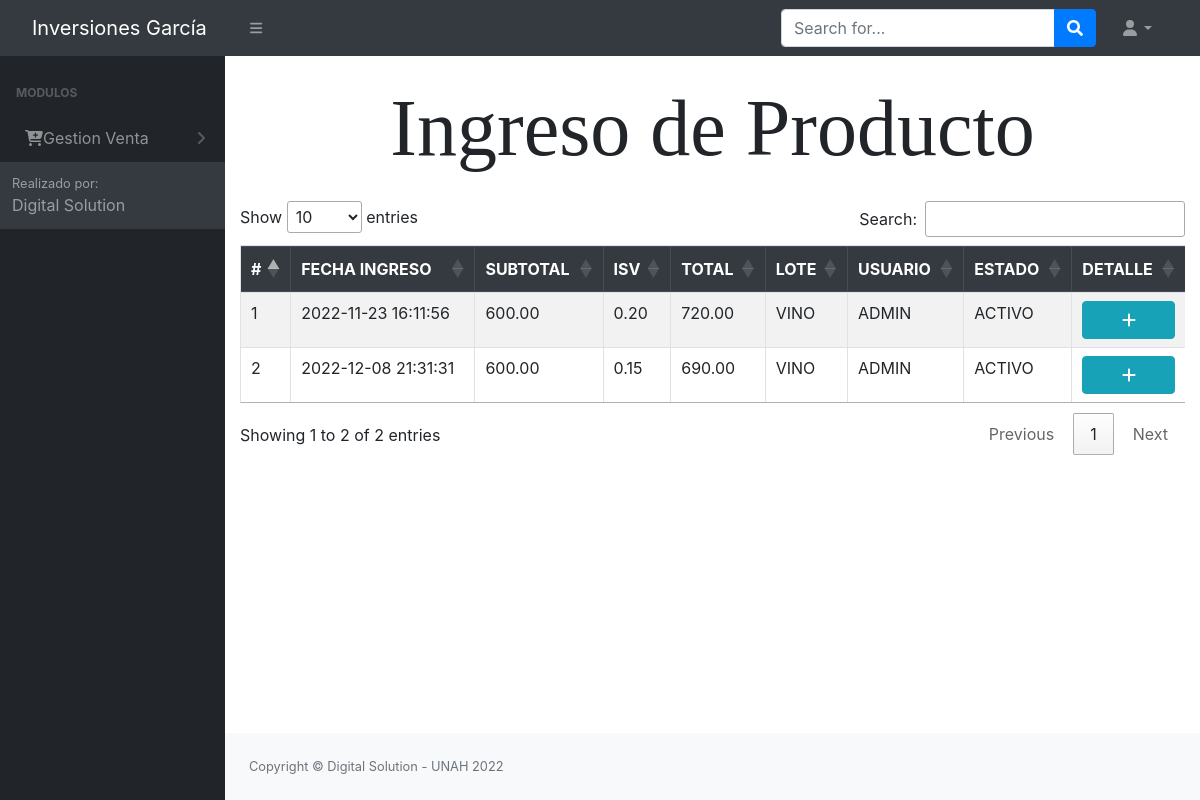
The page /src/Inventario_materia.php (signed in) on the database its author committed.
### tables this page shows
CREATE TABLE `tbl_permisos` (
  `id_permiso` int(11) NOT NULL AUTO_INCREMENT,
  `id_rol` int(11) NOT NULL,
  `permiso_insercion` int(11) NOT NULL,
  `permiso_eliminacion` int(11) NOT NULL,
  `permiso_modificar` int(11) NOT NULL,
  `permiso_consultar` int(11) NOT NULL,
  `id_objeto` int(11) NOT NULL,
  `pdf` int(11) NOT NULL,
  PRIMARY KEY (`id_permiso`),
  KEY `id_objeto` (`id_objeto`),
  KEY `id_rol` (`id_rol`)
);

CREATE TABLE `tbl_modulos` (
  `id_objeto` int(11) NOT NULL AUTO_INCREMENT,
  `Objeto` varchar(100) NOT NULL,
  `descripcion_objeto` varchar(30) NOT NULL,
  `id_padre` int(11) NOT NULL,
  `URL` varchar(100) NOT NULL,
  PRIMARY KEY (`id_objeto`)
);

CREATE TABLE `tbl_ingreso_producto` (
  `id` int(11) NOT NULL AUTO_INCREMENT,
  `id_usuario` int(11) NOT NULL,
  `id_lote` int(11) NOT NULL,
  `sub_total` decimal(10,2) DEFAULT NULL,
  `isv` decimal(10,2) DEFAULT NULL,
  `total` decimal(10,2) NOT NULL,
  `fecha` timestamp NOT NULL DEFAULT current_timestamp() ON UPDATE current_timestamp(),
  `estado` varchar(25) DEFAULT NULL,
  PRIMARY KEY (`id`),
  KEY `id_usuario` (`id_usuario`),
  KEY `id_lote` (`id_lote`)
);

CREATE TABLE `tbl_lote` (
  `id` int(11) NOT NULL AUTO_INCREMENT,
  `descripcion` varchar(20) DEFAULT NULL,
  `cantidad` int(11) NOT NULL,
  `id_tipo_producto` int(11) NOT NULL,
  PRIMARY KEY (`id`),
  KEY `id_tipo_producto` (`id_tipo_producto`)
);

CREATE TABLE `tbl_usuario` (
  `id_usuario` int(11) NOT NULL AUTO_INCREMENT,
  `nombre` varchar(100) NOT NULL,
  `correo` varchar(100) NOT NULL,
  `usuario` varchar(20) NOT NULL,
  `clave` varchar(50) NOT NULL,
  `id_rol` int(11) NOT NULL,
  `fecha_ultima_conexion` timestamp NOT NULL DEFAULT current_timestamp() ON UPDATE current_timestamp(),
  `preguntas_contestadas` int(11) NOT NULL,
  `primer_ingreso` int(11) NOT NULL,
  `fecha_vencimiento` date NOT NULL DEFAULT '0000-00-00',
  `id_estado` int(11) NOT NULL,
  `id_empleado` int(11) NOT NULL,
  PRIMARY KEY (`id_usuario`),
  KEY `id_rol` (`id_rol`),
  KEY `estado` (`id_estado`),
  KEY `id_empleado` (`id_empleado`),
  CONSTRAINT `tbl_usuario_ibfk_1` FOREIGN KEY (`id_estado`) REFERENCES `tbl_estado` (`id_estado`),
  CONSTRAINT `tbl_usuario_ibfk_2` FOREIGN KEY (`id_rol`) REFERENCES `tbl_roles` (`id_rol`)
);

### config/conex.php (called while the page is built, shortened)
<?php
     function getConexion()
    {
        $db = new PDO('mysql:host=localhost:3306;dbname=bd_inversiones_garcia', 'root', '');
        return $db;
    }
?>

### modelos/modelo_principal.php (called while the page is built, shortened)
<?php
class ModeloPrincipal
{
    private $db;
    private $datos;
    public function __construct()
    {
        require_once '../config/conex.php';
        $this->db = getConexion();
    }
    public function insertargeneral($sql)
    {
        $this->db = getConexion();
        $resultado = $this->db->query($sql);
        if ($resultado) {
            return true;
        } else {
            return false;
        }
    }
    public function mostrargeneral($consulta)
    {
        $resu = $this->db->query($consulta);
        while ($filas = $resu->FETCHALL(PDO::FETCH_ASSOC)) {
            $this->datos[] = $filas;
        }
        return $this->datos;
    }
}

### controladores/controlador_ingreso_Prod.php (the view, shortened to what this page needs)
<?php
include_once '../modelos/modelo_principal.php';
class CompraContralador
{
    static public function mostrarIngproducto()
    {
        $compras = new ModeloPrincipal();
        $matrizCompras = $compras->mostrargeneral("select tc.*,tp.descripcion,tu.USUARIO from tbl_ingreso_producto tc inner join tbl_lote tp ON tc.id_lote = tp.id inner join tbl_usuario tu on tc.id_usuario = tu.id_usuario");
        $ii = 0;
        if($matrizCompras != null)
        {
            foreach ($matrizCompras as $key => $value) {
                foreach ($value as $registro) {?>
                <tr>
                <td><?=$ii = $ii + 1?></td>
                  <td><?=$registro['fecha']?></td>
                    <td><?=$registro['sub_total']?></td>
                    <td><?=$registro['isv']?></td>
                    <td><?=$registro['total']?></td>
                    <td><?=$registro['descripcion']?></td>
                    <td><?=$registro['USUARIO']?></td>
                    <td><?=$registro['estado'] == '' ? 'ACTIVO' : 'CANCELADO'?></th>
                    <th><a href="../src/vista_detalle_ingProd.php?id=<?=$registro['id']?>" class='btn btn-round btn-info btn-block'><i class='fa-solid fa-plus'></i></a></th>
                </tr>
                <?php }
            }
        }
    }
}

### Login/header.php (shortened to what this page needs)
<?php
include '../config/conn.php';
?>
<!DOCTYPE html>
<html lang="en">
    <head>
        <link href="https://cdn.jsdelivr.net/npm/simple-datatables@latest/dist/style.css" rel="stylesheet" />
        <link href="../dist/css/styles.css" rel="stylesheet" />
        <link rel="stylesheet" href="../Login/vendors/x/dist/notiflix-3.2.5.min.css" />
        <link rel="stylesheet" href="https://cdnjs.cloudflare.com/ajax/libs/twitter-bootstrap/4.1.3/css/bootstrap.css">
        <link rel="stylesheet" href="https://cdn.datatables.net/1.10.20/css/dataTables.bootstrap4.min.css">
        <link rel="stylesheet" type="text/css" href="assets/css/main.css">
        <link rel="stylesheet" type="text/css" href="assets/css/style.css">
        <link href="https://cdn.jsdelivr.net/npm/bootstrap@5.1.3/dist/css/bootstrap.min.css" rel="stylesheet">
        <link href="../dist/css/contenedor.css" rel="stylesheet" />
        <link href="../Login/vendors/bootstrap/dist/css/bootstrap.min.css" rel="stylesheet">
        <link rel="stylesheet" href="../Login/vendors/notiflix/dist/notiflix-3.2.5.min.css" />
        <link rel="stylesheet" href="https://cdnjs.cloudflare.com/ajax/libs/font-awesome/5.7.2/css/all.min.css" />
        <link rel="stylesheet" href="https://cdnjs.cloudflare.com/ajax/libs/simple-line-icons/2.4.1/css/simple-line-icons.css" />
        <link rel="stylesheet" href="https://cdn.datatables.net/1.10.19/css/jquery.dataTables.min.css" />
        <link rel="stylesheet" href="https://cdn.datatables.net/buttons/1.5.6/css/buttons.dataTables.min.css" />
    </head>
    <body class="sb-nav-fixed">
        <nav class="sb-topnav navbar navbar-expand navbar-dark bg-dark">
            <a class="navbar-brand ps-3" id="titulo_menu" href="../dist/home.php">  Inversiones García  </a>
            <button class="btn btn-link btn-sm order-1 order-lg-0 me-4 me-lg-0" id="sidebarToggle" href="#!"><i class="fas fa-bars"></i></button>
            <form class="d-none d-md-inline-block form-inline ms-auto me-0 me-md-3 my-2 my-md-0">
                <div class="input-group">
                    <input class="form-control" type="text" placeholder="Search for..." aria-label="Search for..." aria-describedby="btnNavbarSearch" />
                    <button class="btn btn-primary" id="btnNavbarSearch" type="button"><i class="fas fa-search"></i></button>
                </div>
            </form>
            <ul class="navbar-nav ms-auto ms-md-0 me-3 me-lg-4">
                <li class="nav-item dropdown">
                    <a class="nav-link dropdown-toggle" id="navbarDropdown" href="#" role="button" data-bs-toggle="dropdown" aria-expanded="false"><i class="fas fa-user fa-fw"></i></a>
                </li>
            </ul>
        </nav>
        <div id="layoutSidenav">
            <div id="layoutSidenav_nav">
                <nav class="sb-sidenav accordion sb-sidenav-dark" id="sidenavAccordion">
                    <div class="sb-sidenav-menu">
                        <div class="nav">
                            <div class="sb-sidenav-menu-heading">Modulos</div>
                            <?php
                            $rol = $_SESSION['rol'];
                            $result = mysqli_query($conn, "select * from tbl_modulos tm inner join tbl_permisos tp ON tm.ID_OBJETO = tp.ID_OBJETO where tm.ID_PADRE = 0 and tp.permiso_consultar = 1 and tp.ID_ROL = '$rol'"); ?>
                            <?php foreach ($result as $i) : ?>
                                <a class="nav-link collapsed" href="#" data-bs-toggle="collapse" data-bs-target="#pagesCollapsePersonas<?= $i['id_objeto'] ?>" aria-expanded="false" aria-controls="pagesCollapseError">
                                    &nbsp;&nbsp;<?= $i['Objeto'] ?>
                                    <div class="sb-sidenav-collapse-arrow"><i class="fas fa-angle-down"></i></div>
                                </a>
                            <?php endforeach; ?>
                    </div>
                    <div class="sb-sidenav-footer">
                        <div class="small">Realizado por:</div>
                        Digital Solution
                    </div>
                </nav>
            </div>
            <div id="layoutSidenav_content"> <br>

### rows shown on the page
tbl_permisos: id_objeto.Objeto "Gestion Venta"
tbl_ingreso_producto: fecha "2022-11-23 16:11:56", sub_total "600.00", isv "0.20", total "720.00", id_lote.descripcion "VINO", id_usuario.usuario "ADMIN", estado "ACTIVO"
tbl_ingreso_producto: ii "2", fecha "2022-12-08 21:31:31", sub_total "600.00", isv "0.15", total "690.00", id_lote.descripcion "VINO", id_usuario.usuario "ADMIN", estado "ACTIVO"
